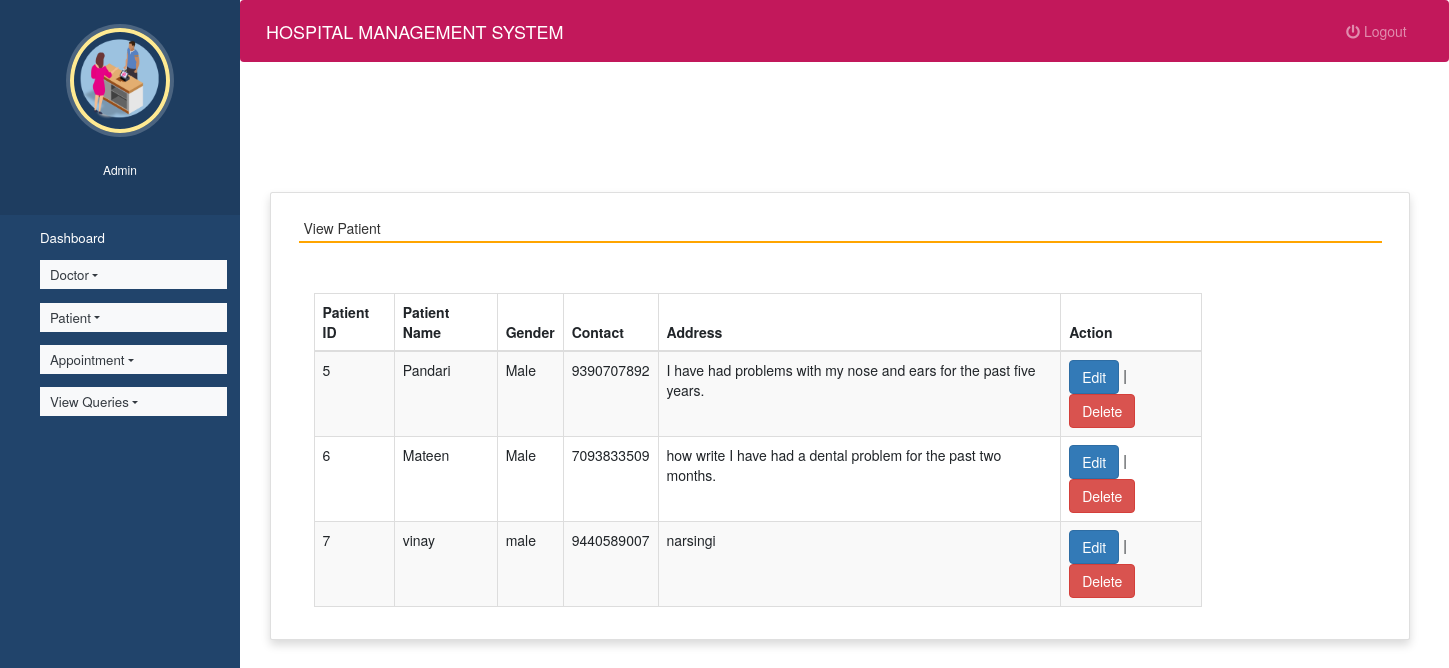
/view_patient (signed in), run on the app's committed database.
### hospitals/models.py (models this page shows, shortened)
class Patient(models.Model):
    name = models.CharField(max_length=50)
    gender = models.CharField(max_length=10)
    mobile = models.IntegerField(null=True)
    address = models.CharField(max_length=50)

### hospitals/views.py (the view)
# urls.py: path('view_patient', view_patient, name='view_patient'),
def view_patient(request):
    if not request.user.is_staff:
        return redirect('login')
    pat = Patient.objects.all()
    d = {'pat':pat}
    return render(request,'view_patient.html', d)

### hospitals/templates/view_patient.html (shortened to what this page needs)
{% extends 'admin_nav.html' %}
{% load static %}
{% block content %}
<head>
  <link rel="stylesheet" href="https://maxcdn.bootstrapcdn.com/bootstrap/3.4.1/css/bootstrap.min.css">
  <link rel="stylesheet" href="https://use.fontawesome.com/releases/v5.6.3/css/all.css">
</head>
<br><br><br><br>
<div class="container card shadow m-5">
    <div class="card-body">
        <h5 class="p-2" style="border-bottom: 2px solid orange">View Patient</h5>
		<div class="container mt-5">
		<table id="example" class="table table-striped table-bordered" style="width:80%">
			<thead>
				<tr>
					<th>Patient ID</th>
					<th>Patient Name</th>
                    <th>Gender</th>
					<th>Contact</th>
					<th>Address</th>
                    <th>Action</th>
				</tr>
			</thead>
			<tbody>
            {% for i in pat %}
			<tr>
				<td>{{i.id}}</td>
				<td>{{i.name}}</td>
				<td>{{i.gender}}</td>
				<td>{{i.mobile}}</td>
				<td>{{i.address}}</td>
				<td><a href="{% url 'edit_patient' i.id %}" class="btn btn-primary">Edit</a> |
					<a href="{% url 'delete_patient' i.id %}" onclick="return confirm('Are you ready to delete this record ?')" class="btn btn-danger">Delete</a></td>
			</tr>
			{% endfor %}
			</tbody>
		</table>
	 </div>
	</div>
</div>
{% endblock content %}

### hospitals/static/style.css (style rules this page uses)
body { padding-left: 240px; }

### hospitals/templates/admin_nav.html (style rules this page uses)
a:link { text-decoration: none; }
a { color: white; }
body { padding-left: 240px; }

### data on the page
Patient: id "5", name "Pandari", gender "Male", mobile "9390707892", address "I have had problems with my nose and ears for the past five years."
Patient: id "6", name "Mateen", gender "Male", mobile "7093833509", address "how write I have had a dental problem for the past two months."
Patient: id "7", name "vinay", gender "male", mobile "9440589007", address "narsingi"
